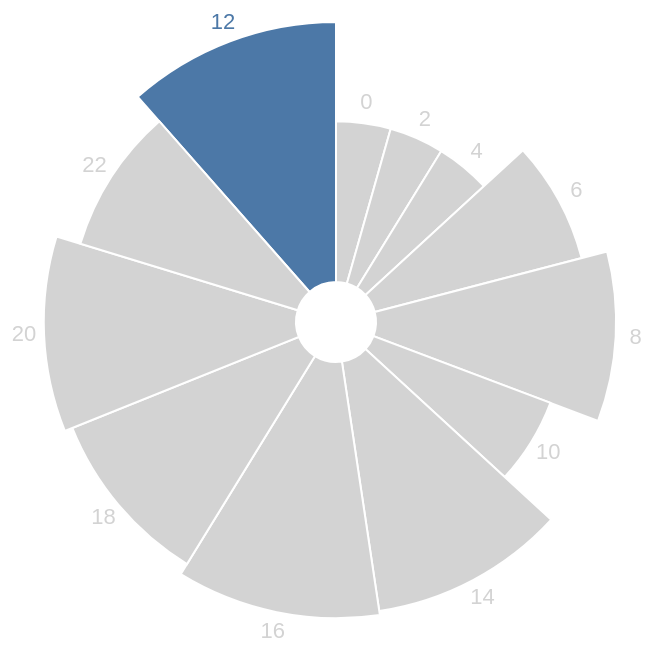

Write a Vega-Lite specification for this figure.
### Vega-Lite specification from a JSON file in a GitHub repository (floating-point values rounded to 4 significant figures)
{"$schema": "https://vega.github.io/schema/vega-lite/v5.json", "description": "A simple radial chart with embedded data.", "data": {"values": [{"time": 0, "number": 131, "highlight": "false", "theta": 1.3}, {"time": 2, "number": 132, "highlight": "false", "theta": 1.3}, {"time": 4, "number": 130, "highlight": "false", "theta": 1.3}, {"time": 6, "number": 231, "highlight": "false", "theta": 2.3}, {"time": 8, "number": 290, "highlight": "false", "theta": 2.9}, {"time": 10, "number": 180, "highlight": "false", "theta": 1.8}, {"time": 12, "number": 341, "highlight": "true", "theta": 3.4}, {"time": 14, "number": 323, "highlight": "false", "theta": 3.2}, {"time": 16, "number": 336, "highlight": "false", "theta": 3.3}, {"time": 18, "number": 309, "highlight": "false", "theta": 3}, {"time": 20, "number": 323, "highlight": "false", "theta": 3.2}, {"time": 22, "number": 262, "highlight": "false", "theta": 2.6}]}, "layer": [{"mark": {"type": "arc", "innerRadius": 20, "stroke": "#fff", "tooltip": true}}, {"mark": {"type": "text", "radiusOffset": 10}, "encoding": {"text": {"field": "time", "type": "ordinal"}}}], "encoding": {"theta": {"field": "theta", "type": "quantitative", "stack": true}, "radius": {"field": "theta", "type": "quantitative", "scale": {"type": "sqrt", "zero": true, "rangeMin": 20}}, "color": {"field": "highlight", "legend": null, "scale": {"range": ["lightgray", "#4c78a7"]}}, "tooltip": [{"field": "time", "title": "Time (24hr)", "type": "ordinal"}, {"field": "number", "title": "Number of crashes", "type": "nominal"}]}}
